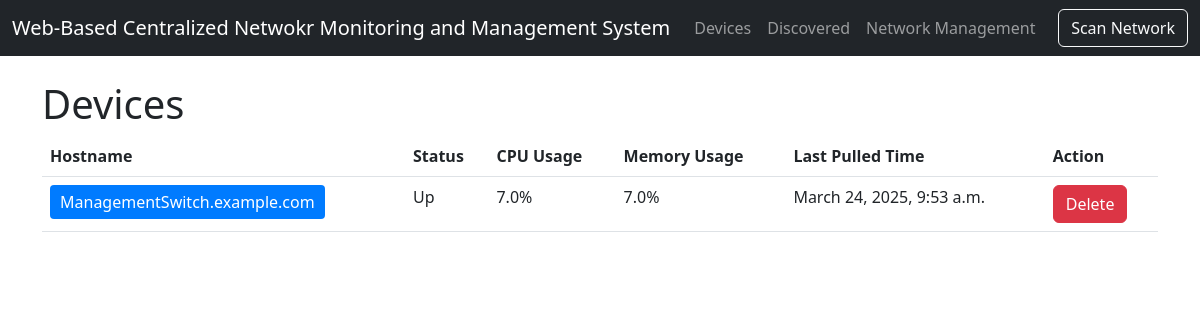
The app's page /dashboardapp/ (signed in), older data.
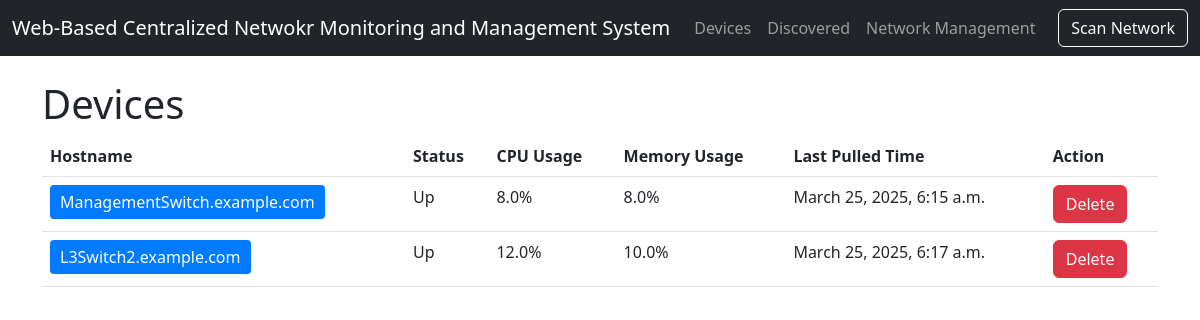
The same page, newer data.
### dashboardapp/models.py (models this page shows, shortened)
class Device(models.Model):
    ip_address = models.GenericIPAddressField(protocol='IPv4', unique=True)
    hostname = models.CharField(max_length=100, blank=True)
    device_type = models.CharField(max_length=100, blank=True)
    vendor = models.CharField(max_length=100, blank=True)
    community = models.CharField(max_length=50, default='public', blank=True)
    contact = models.CharField(max_length=100, blank=True)
    location = models.CharField(max_length=100, blank=True)
    status = models.CharField(max_length=50, default='Unknown')
    last_seen = models.DateTimeField(default=now)
    @property
    def device_resourcelatest(self):
        return self.deviceresource_set.order_by('-timestamp').first()

class DeviceResource(models.Model):
    device = models.ForeignKey(Device, on_delete=models.CASCADE)  # Link to Device
    cpu_usage = models.FloatField(null=True, blank=True)
    mem_usage = models.FloatField(null=True, blank=True)
    timestamp = models.DateTimeField(default=now)  # Stores when the data was collected

### dashboardapp/views.py (the view)
# urls.py: path('', dashboard_view, name='dashboard'),
@login_required
def dashboard_view(request):
    devices = Device.objects.prefetch_related('interfaces').all()
    return render(request, "dashboardapp/dashboard.html", {"devices": devices})

### templates/dashboardapp/dashboard.html (shortened to what this page needs)
{% extends '../base.html' %}
{% block content %}
<h1>Devices</h1>
<table class="table table-hover">
  <thead>
    <tr>
      <th>Hostname</th>
      <th>Status</th>
      <th>CPU Usage</th>
      <th>Memory Usage</th>
      <th>Last Pulled Time</th>
      <th>Action</th>
    </tr>
  </thead>
  <tbody>
  {% for dev in devices %}
    <tr>
      <td>
        <button class="toggle-btn" onclick="toggleDetails({{ dev.pk }})">
          {{ dev.hostname }}
        </button>
      </td>
      <td>{{ dev.status }}</td>
      {% if dev.device_resourcelatest %}
        <td>{{ dev.device_resourcelatest.cpu_usage }}%</td>
        <td>{{ dev.device_resourcelatest.mem_usage }}%</td>
        <td>{{ dev.device_resourcelatest.timestamp }}</td>
      {% else %}
        <td colspan="3">No Data</td>
      {% endif %}
      <td>
        <form method="POST" action="{% url 'delete_device' dev.pk %}" onsubmit="return confirm('Are you sure you want to delete this device?');">
          <button type="submit" class="btn btn-danger">Delete</button>
        </form>
      </td>
    </tr>
  {% endfor %}
  </tbody>
</table>
{% endblock %}

Row changes from the older to the newer data that the page shows:
changed Device "ManagementSwitch.example.com": device_resourcelatest.cpu_usage "7.0" → "8.0"; device_resourcelatest.mem_usage "7.0" → "8.0"; device_resourcelatest.timestamp "March 24, 2025, 9:53 a.m." → "March 25, 2025, 6:15 a.m."
added Device: hostname "L3Switch2.example.com", status "Up", device_resourcelatest.cpu_usage "12.0", device_resourcelatest.mem_usage "10.0", device_resourcelatest.timestamp "March 25, 2025, 6:17 a.m."
